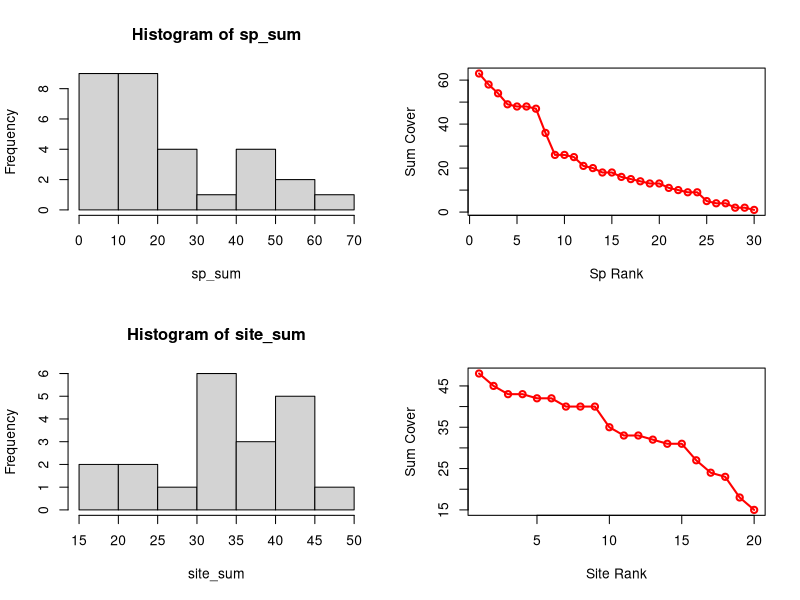
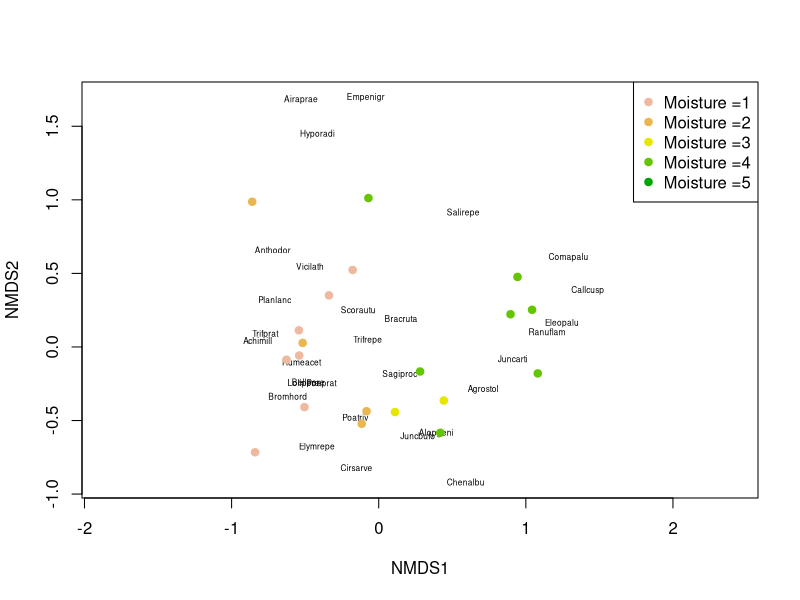
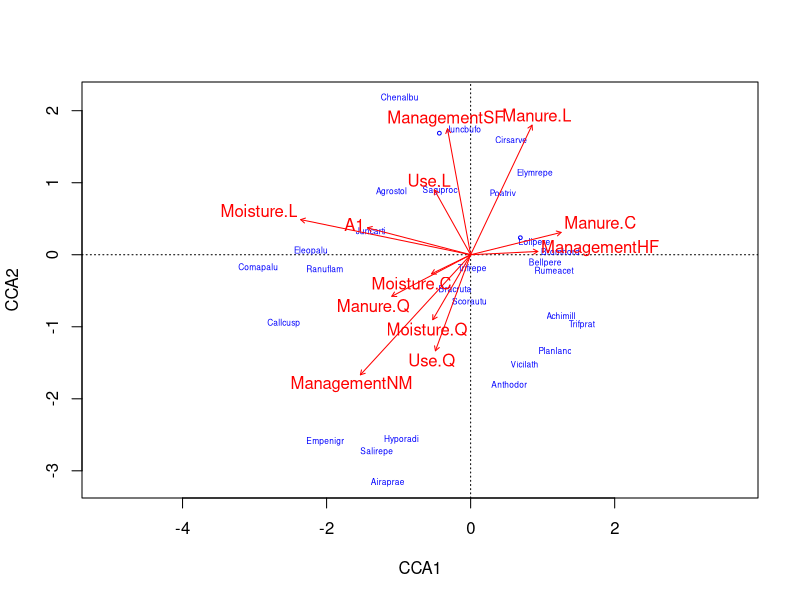
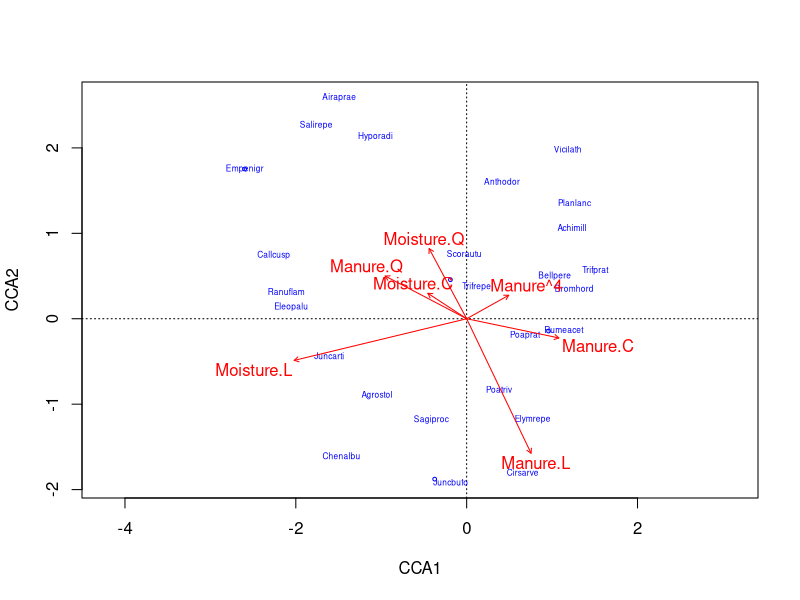

The R source for these figures, in order:
#' --- 
#' title: Multivariate Models Homework
#' author: Ian Rolfe
#' date: 2/16/2023 
#' output: html_document
#' ---
#' 

#'
#' ## Loading in the data and packages
#' 

library(vegan)
  # Dataframe/Matrix containing # of observations of different species at 20 unique sites
data(dune)
  # Dataframe/Matrix containing environmental data for the 20 unique sites
data(dune.env)
?dune

#'
#' ## Question 1: Indirect Ordination using NMDS
#' 

# Making sure everything looks good -- We can see
sp_sum <- apply(dune, 2, sum)
site_sum <- apply(dune, 1, sum)
par(mfrow=c(2,2))
hist(sp_sum)
col <- colorRamp(c('red', 'orange', 'blue'))
plot(sp_sum[order(sp_sum, decreasing=T)], type='o', col='red', lwd=2,
     xlab='Sp Rank', ylab='Sum Cover')
hist(site_sum)
plot(site_sum[order(site_sum, decreasing=T)], type='o', col='red', lwd=2,
     xlab='Site Rank', ylab='Sum Cover')


# Steps: Run NMDS, add environmental data (in figure)
dune_mds = metaMDS(dune)

par(mfrow=c(1,1))
plot(dune_mds, type='n')
text(dune_mds, 'sp', cex=.5)
# generate vector of colors 
color_vect = rev(terrain.colors(6))[-1]
points(dune_mds, 'sites', pch=19, 
       col=color_vect[dune.env$Moisture])
legend('topright', paste("Moisture =", 1:5, sep=''), 
       col=color_vect, pch=19)

#'
#' The way to interpret this graph is to look at the spatial orientation of the different species.
#' It is important to remember that you should focus on the orientations as they pertain to the X and Y axes, as the X axis is explaining the most variation and the Y is explaining the second most.
#' 
#' The goal of creating these plots is to find groupings between extensive datasets, and to minimize the number of variables which explain variation between those groupings.
#' 
#' From this figure, you can see that certain species (e.g., Comapalu, Eoleopalu, Juncarti) are grouped closer to the sites with the highest moisture.
#' You can also see that some species (e.g., Anthodor, Vicilath, Planlanc) are grouped closest to sites with low moisture.
#' This analysis shows that some dune species require (or rather exist near) sites which have higher or lower moisture contents.
#'


#'
#' ## Question 2
#'

#'
#' #### Testing all constrained axes of the model (entire model)
#'

dune_cca <- cca(dune ~ ., data=dune.env)
RsquareAdj(dune_cca, 100)

anova(dune_cca, permutations=999)
anova(dune_cca, by="margin", permutations=999)

plot(dune_cca, type='n', scaling=1)
orditorp(dune_cca, display='sp', cex=0.5, scaling=1, col='blue')
text(dune_cca, display='bp', col='red')

#'
#' #### Testing only moisture and management
#' 
#' I wanted to test these variables because they look to be important in reference to the X axis in the above graph
#'

dune_cca_moist <- cca(dune ~ Moisture+Manure, data=dune.env)
RsquareAdj(dune_cca_moist, 100)

anova(dune_cca_moist, permutations=999)

plot(dune_cca_moist, type='n', scaling=1)
orditorp(dune_cca_moist, display='sp', cex=0.5, scaling=1, col='blue')
text(dune_cca_moist, display='bp', col='red')


#'
#' ## Question 3
#'
#' The analyses that I conducted agree with each other, and suggest a similar take home message.
#' That is that both Moisture and Manure play an important role in determining the types of species located at a particular site.
#' 
#' I personally find both to be useful, but I think it is important to refine your analysis after viewing the entire model.
#' 
#' When I was doing the initial exploratory analysis, I found that moisture played a role in determining presence or absence of certain species (this makes ecological sense).
#' By plotting the entire model, I was able to learn more about the impacts of certain explanatory factors, and then the final model was the most refined, with Manure and Moisture being the variables included.
#' 
#' It is important to use models which explain variation while still being simple, so refining to the last model I tested was an important step, and helped raise the Adjusted R-squared value.
#' 
#' 
#'



